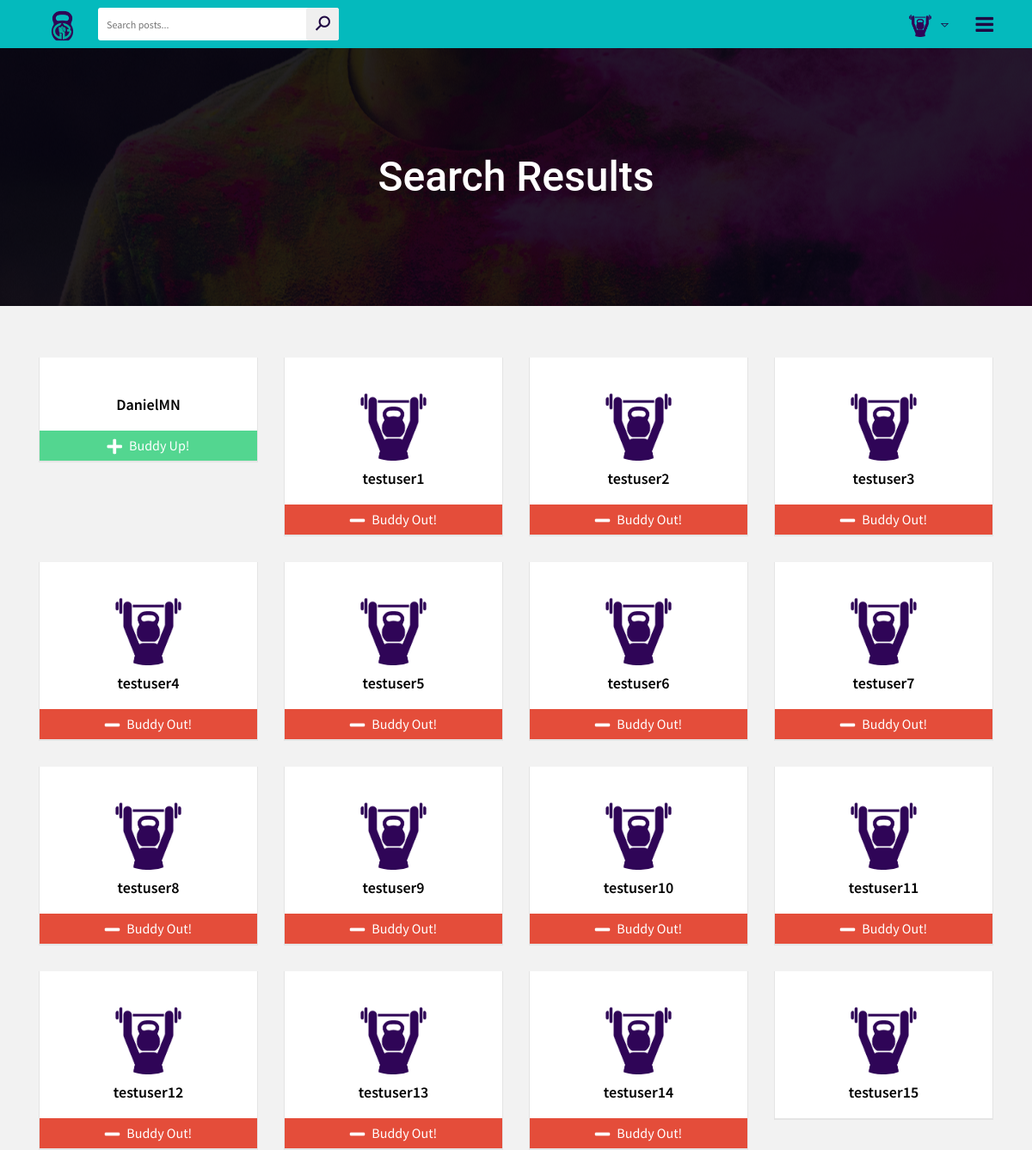
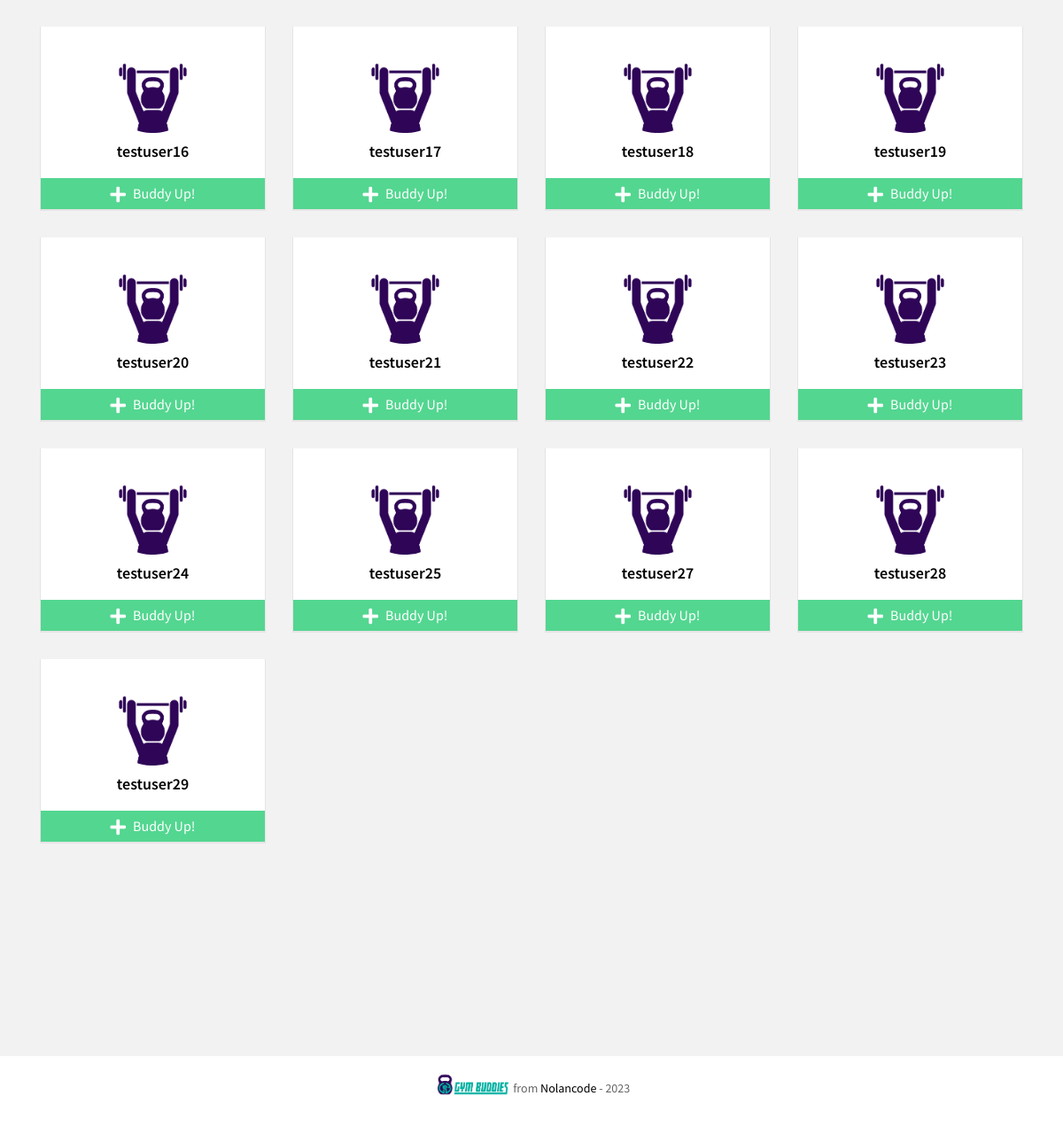
Screenshot of /users/search/ (signed in) with the database file from the repository (2 pictures, top to bottom).
### users/models.py (models this page shows, shortened)
class Profile(models.Model):
    first_name = models.CharField(max_length=100, blank=True)
    last_name = models.CharField(max_length=100, blank=True)
    user = models.OneToOneField(User, on_delete=models.CASCADE)
    birthday = models.DateField(null=True, blank=True)
    bio = models.TextField(blank=True, max_length=1000)
    location = models.CharField(max_length=100, blank=True)
    avatar = models.ImageField(blank=True, null=True, default='profile_pics/default.png', upload_to='profile_pics')
    buddies = models.ManyToManyField(User, blank=True, related_name='buddies')
    slug = models.SlugField(unique=True, blank=True)
    updated = models.DateTimeField(auto_now=True)
    created = models.DateTimeField(auto_now_add=True)
    objects = ProfileManager()
    def get_unread_messages_num(self):
        return self.messages.filter(unread=True).count()
    def get_avatar(self):
        if self.avatar:
            return self.avatar.url
        return '/media/profile_pics/default.png'
    __initial_first_name = None
    __initial_last_name = None
    def __init__(self, *args, **kwargs):
        super().__init__(*args, **kwargs)
        self.__initial_first_name = self.first_name
        self.__initial_last_name = self.last_name

### users/views.py (the view)
# urls.py: path('search/', SearchBuddiesView.as_view(), name='search'),
class SearchBuddiesView(LoginRequiredMixin, ListView):
    model = Profile
    template_name = 'users/buddy_search.html'
    context_object_name = 'qs'
    def get_queryset(self):
        q1 = self.request.GET.get('buddy_name')
        q2 = self.request.GET.get('buddy_location')
        if q1 or q2:
            return Profile.objects.filter(Q(first_name__icontains=q1) |
                                          Q(last_name__icontains=q1) |
                                          Q(user__username__icontains=q1),
                                          location__icontains=q2)
        return Profile.objects.all()
    def get_context_data(self, **kwargs):
        context = super().get_context_data(**kwargs)
        user = User.objects.get(username__iexact=self.request.user)
        profile = Profile.objects.get(user=user)
        rel_r = Relationship.objects.filter(sender=profile)
        rel_s = Relationship.objects.filter(receiver=profile)
        rel_receiver = []
        rel_sender = []
        for item in rel_r:
            rel_receiver.append(item.receiver.user)
        for item in rel_s:
            rel_sender.append(item.sender.user)
        context['rel_receiver'] = rel_receiver
        context['rel_sender'] = rel_sender
        context['is_empty'] = False
        context['profile'] = Profile.objects.get(user=self.request.user)
        if len(self.get_queryset()) == 0:
            context['is_empty'] = True
        return context

### users/context_processors.py (called while the page is built)
def profile_pic(request):
    if request.user.is_authenticated:
        profile_obj = Profile.objects.get(user=request.user)
        pic = profile_obj.get_avatar
        return {'pic': pic}
    return {}

def invites_received_num(request):
    if request.user.is_authenticated:
        profile_obj = Profile.objects.get(user=request.user)
        qs_count = Relationship.objects.invitations_received(profile_obj).count()
        return {'invites_num': qs_count}
    return {}

### users/models.py (called while the page is built)
    def invitations_received(self, receiver):
        qs = Relationship.objects.filter(receiver=receiver, status='sent')
        return qs

### templates/users/buddy_search.html (shortened to what this page needs)
{% extends 'base.html' %}
{% block content %}
    <section class="banner_area">
        <div class="banner_inner d-flex align-items-center">
            <div class="overlay bg-parallax" data-stellar-ratio="0.9" data-stellar-vertical-offset="0" data-background=""></div>
            <div class="container">
                <div class="banner_content text-center">
                    <h2>Search Results</h2>
                </div>
            </div>
        </div>
    </section>
    <section class="companies-info">
        <div class="container">
            <div class="companies-list">
                <div class="row">
                    {% for buddy in qs %}
                        <div class="col-lg-3 col-md-4 col-sm-6 col-12">
                            <div class="company_profile_info">
                                <div class="company-up-info">
                                    <img src="{{ buddy.avatar.url }}" alt="">
                                    <h3><a href="{% url 'users:profile_detail' slug=buddy.slug sender_id=request.user.id %}" class="view-more-pro">{{ buddy.user }}</a></h3>
                                    <ul>
                                        <li>
                                            {% if buddy.user not in rel_receiver and buddy.user not in rel_sender and request.user != buddy.user %}
                                                <form action="{% url 'users:send_invite' %}" method="post">
                                                    <button type="submit" class="follow" style="border: none;"><i class="fas fa-plus pr-2"></i>Buddy Up!</button>
                                                </form>
                                            {% endif %}
                                        </li>
                                        <li>
                                            {% if request.user in buddy.buddies.all %}
                                                <form action="{% url 'users:remove_buddy' %}" method="post">
                                                    <button type="submit" class="message-us" style="border: none;"><i class="fas fa-minus pr-2"></i>Buddy Out!</button>
                                                </form>
                                            {% endif %}
                                        </li>
                                    </ul>
                                </div>
                            </div>
                        </div>
                    {% endfor %}
                </div>
            </div>
        </div>
    </section>
{% endblock %}

### templates/base.html (shortened to what this page needs)
{% load static %}
<!DOCTYPE html>
<html lang="en">
	<head>
		<link rel="stylesheet" type="text/css" href="{% static 'css/animate.css' %}">
		<link rel="stylesheet" type="text/css" href="{% static 'css/bootstrap.min.css' %}">
		<link rel="stylesheet" type="text/css" href="{% static 'css/line-awesome.css' %}">
		<link rel="stylesheet" type="text/css" href="{% static 'css/line-awesome-font-awesome.min.css' %}">
		<link rel="stylesheet" type="text/css" href="{% static 'css/all.min.css' %}">
		<link rel="stylesheet" type="text/css" href="{% static 'css/fontawesome.min.css' %}">
		<link href="{% static 'vendor/fontawesome-free/css/all.min.css' %}" rel="stylesheet" type="text/css">
		<link rel="stylesheet" type="text/css" href="{% static 'css/font-awesome.min.css' %}">
		<link rel="stylesheet" type="text/css" href="{% static 'css/jquery.mCustomScrollbar.min.css' %}">
		<link rel="stylesheet" type="text/css" href="{% static 'lib/slick/slick.css' %}">
		<link rel="stylesheet" type="text/css" href="{% static 'lib/slick/slick-theme.css' %}">
		<link rel="stylesheet" type="text/css" href="{% static 'css/style.css' %}">
		<link rel="stylesheet" type="text/css" href="{% static 'css/responsive.css' %}">
	</head>
	<body>
		<div class="wrapper">
			<header>
				<div class="container">
					<div class="header-data">
						<div class="logo">
							<a href="{% url 'posts:index' %}" title=""><img src="{% static 'logo/logo-pic.png' %}" alt="" height="40px"></a>
						</div>
						<div class="search-bar">
							<form action="{% url 'posts:search' %}" method="get">
								<input type="text" name="q" placeholder="Search posts...">
								<button type="submit"><i class="la la-search" style="color: #1f0642;"></i></button>
							</form>
						</div>
						<div class="menu-btn">
							<a href="#" title=""><i class="fa fa-bars" style="color: #1f0642;"></i></a>
						</div>
						<div class="user-account">
							<div class="user-info">
								<img src="{{ pic }}" alt="" style="height: 30px; cursor: pointer;">
								<i class="la la-sort-down" style="color: #1f0642;"></i>
							</div>
						</div>
					</div>
				</div>
			</header>
            {% block content %}
            {% endblock %}
            <footer>
				<div style="display: flex; justify-content: center;">
					<a href="{% url 'posts:index' %}"><img class="pb-3" style="height: 80px;" src="{% static 'logo/combo-long.png' %}" alt=""></a>
					<p class="mt-4">from <a href="http://www.nolancode.com" class="view-more-pro">Nolancode</a> - <script>document.write(new Date().getFullYear())</script></p>
				</div>
            </footer>
        </div>
		<link rel="stylesheet" href="https://cdnjs.cloudflare.com/ajax/libs/cropper/4.1.0/cropper.min.css">
    </body>
</html>

### static/css/responsive.css (style rules this page uses)
@media (max-width: 1200px) { .menu-btn { display: block; } }

### rows the page displays
Profile: avatar (placeholder picture), user "testuser15"
Profile: user "DanielMN"
Profile: avatar (placeholder picture), user "testuser1"
Profile: avatar (placeholder picture), user "testuser2"
Profile: avatar (placeholder picture), user "testuser3"
Profile: avatar (placeholder picture), user "testuser4"
Profile: avatar (placeholder picture), user "testuser5"
Profile: avatar (placeholder picture), user "testuser6"
Profile: avatar (placeholder picture), user "testuser7"
Profile: avatar (placeholder picture), user "testuser8"
Profile: avatar (placeholder picture), user "testuser9"
Profile: avatar (placeholder picture), user "testuser10"
Profile: avatar (placeholder picture), user "testuser11"
Profile: avatar (placeholder picture), user "testuser12"
Profile: avatar (placeholder picture), user "testuser13"
Profile: avatar (placeholder picture), user "testuser14"
Profile: avatar (placeholder picture), user "testuser16"
Profile: avatar (placeholder picture), user "testuser17"
Profile: avatar (placeholder picture), user "testuser18"
Profile: avatar (placeholder picture), user "testuser19"
Profile: avatar (placeholder picture), user "testuser20"
Profile: avatar (placeholder picture), user "testuser21"
Profile: avatar (placeholder picture), user "testuser22"
Profile: avatar (placeholder picture), user "testuser23"
Profile: avatar (placeholder picture), user "testuser24"
Profile: avatar (placeholder picture), user "testuser25"
Profile: avatar (placeholder picture), user "testuser27"
Profile: avatar (placeholder picture), user "testuser28"
Profile: avatar (placeholder picture), user "testuser29"
